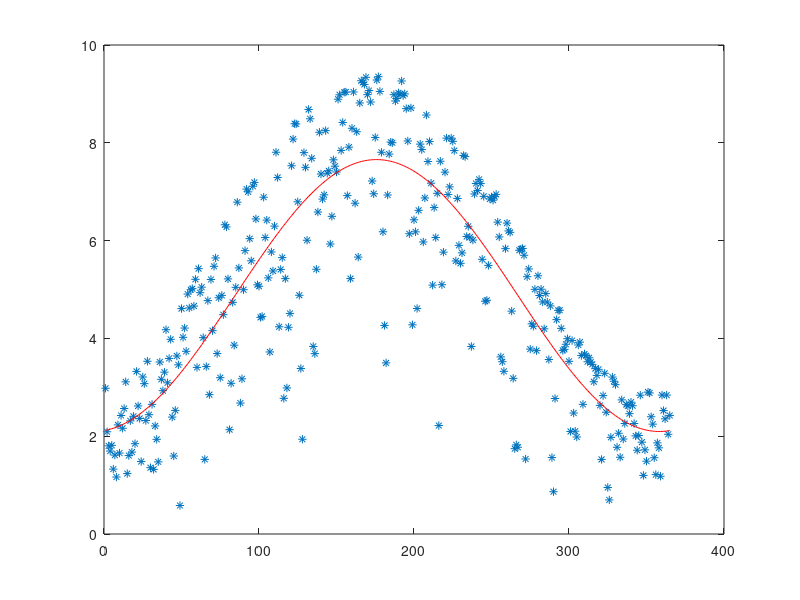

This figure's MATLAB source:
data = load('data/solarsample2016.csv');
ghi = reshape(data(:,6), [24 365])';
dailyData = sum(ghi, 2)/1000;

mean(dailyData)
modelFreq = fft(dailyData) .* [1;1;zeros(362,1);1];
[modelFreq(end);modelFreq(1);modelFreq(2)]/365
dailyModel = real(ifft(modelFreq));

plot(1:365, dailyData, '*')
hold on
plot(1:365, dailyModel, 'r');
save('data/dailyInsolation.csv', 'dailyModel')
